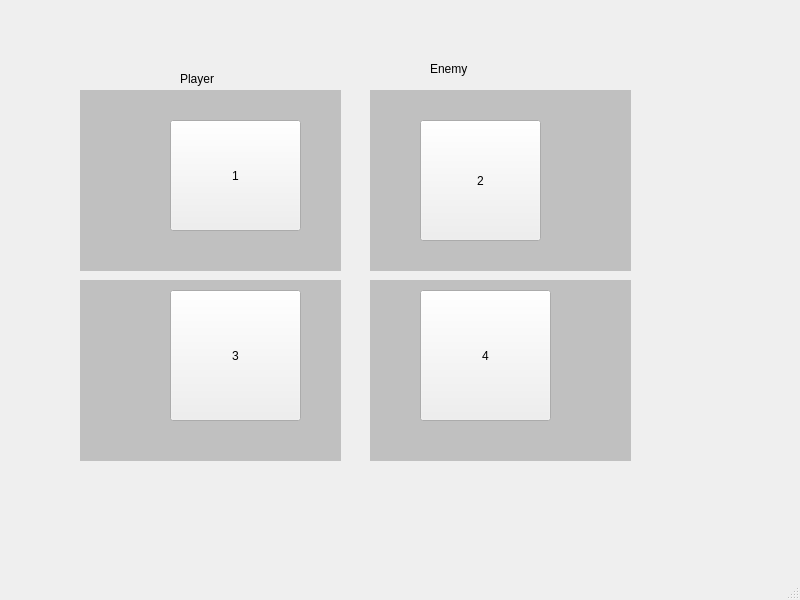
<?xml version="1.0" encoding="UTF-8"?>
<ui version="4.0">
 <class>MainWindow</class>
 <widget class="QMainWindow" name="MainWindow">
  <property name="geometry">
   <rect>
    <x>0</x>
    <y>0</y>
    <width>800</width>
    <height>600</height>
   </rect>
  </property>
  <property name="windowTitle">
   <string>MainWindow</string>
  </property>
  <widget class="QWidget" name="centralwidget">
   <widget class="QPushButton" name="p_1">
    <property name="geometry">
     <rect>
      <x>170</x>
      <y>120</y>
      <width>131</width>
      <height>111</height>
     </rect>
    </property>
    <property name="text">
     <string>1</string>
    </property>
   </widget>
   <widget class="QPushButton" name="e_1">
    <property name="geometry">
     <rect>
      <x>420</x>
      <y>120</y>
      <width>121</width>
      <height>121</height>
     </rect>
    </property>
    <property name="text">
     <string>2</string>
    </property>
   </widget>
   <widget class="QPushButton" name="p_2">
    <property name="geometry">
     <rect>
      <x>170</x>
      <y>290</y>
      <width>131</width>
      <height>131</height>
     </rect>
    </property>
    <property name="text">
     <string>3</string>
    </property>
   </widget>
   <widget class="QPushButton" name="e_2">
    <property name="geometry">
     <rect>
      <x>420</x>
      <y>290</y>
      <width>131</width>
      <height>131</height>
     </rect>
    </property>
    <property name="text">
     <string>4</string>
    </property>
   </widget>
   <widget class="QLabel" name="playerScore">
    <property name="geometry">
     <rect>
      <x>180</x>
      <y>70</y>
      <width>67</width>
      <height>17</height>
     </rect>
    </property>
    <property name="text">
     <string>Player</string>
    </property>
   </widget>
   <widget class="QLabel" name="enemyScore">
    <property name="geometry">
     <rect>
      <x>430</x>
      <y>60</y>
      <width>67</width>
      <height>17</height>
     </rect>
    </property>
    <property name="text">
     <string>Enemy</string>
    </property>
   </widget>
   <widget class="QLabel" name="p_1_fon">
    <property name="geometry">
     <rect>
      <x>80</x>
      <y>90</y>
      <width>261</width>
      <height>181</height>
     </rect>
    </property>
    <property name="styleSheet">
     <string notr="true">background: silver;</string>
    </property>
    <property name="text">
     <string/>
    </property>
   </widget>
   <widget class="QLabel" name="e_1_fon">
    <property name="geometry">
     <rect>
      <x>370</x>
      <y>90</y>
      <width>261</width>
      <height>181</height>
     </rect>
    </property>
    <property name="styleSheet">
     <string notr="true">background: silver;</string>
    </property>
    <property name="text">
     <string/>
    </property>
   </widget>
   <widget class="QLabel" name="e_2_fon">
    <property name="geometry">
     <rect>
      <x>370</x>
      <y>280</y>
      <width>261</width>
      <height>181</height>
     </rect>
    </property>
    <property name="styleSheet">
     <string notr="true">background: silver;</string>
    </property>
    <property name="text">
     <string/>
    </property>
   </widget>
   <widget class="QLabel" name="p_2_fon">
    <property name="geometry">
     <rect>
      <x>80</x>
      <y>280</y>
      <width>261</width>
      <height>181</height>
     </rect>
    </property>
    <property name="styleSheet">
     <string notr="true">background: silver;</string>
    </property>
    <property name="text">
     <string/>
    </property>
   </widget>
   <zorder>p_2_fon</zorder>
   <zorder>e_1_fon</zorder>
   <zorder>e_2_fon</zorder>
   <zorder>p_1_fon</zorder>
   <zorder>p_1</zorder>
   <zorder>e_1</zorder>
   <zorder>p_2</zorder>
   <zorder>e_2</zorder>
   <zorder>playerScore</zorder>
   <zorder>enemyScore</zorder>
  </widget>
  <widget class="QMenuBar" name="menubar">
   <property name="geometry">
    <rect>
     <x>0</x>
     <y>0</y>
     <width>800</width>
     <height>22</height>
    </rect>
   </property>
  </widget>
  <widget class="QStatusBar" name="statusbar"/>
 </widget>
 <resources/>
 <connections/>
</ui>
